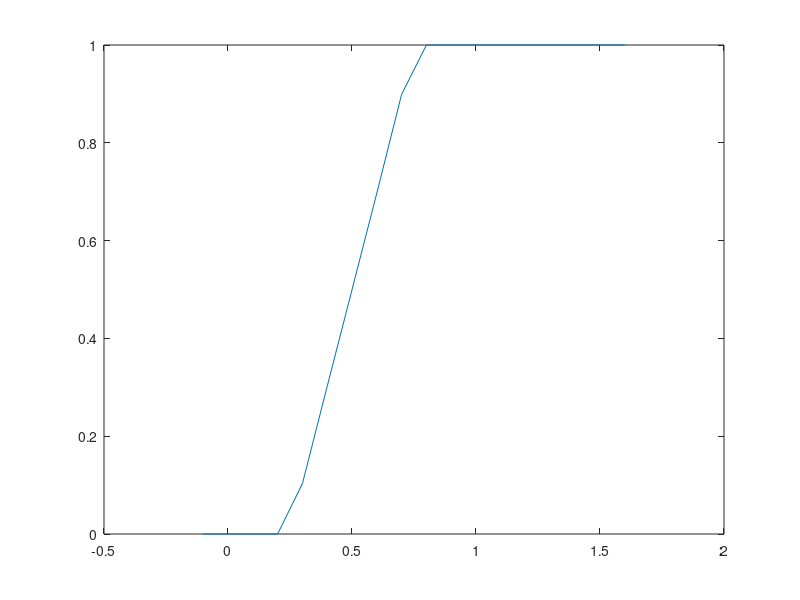

Recreate this plot in MATLAB.
U=unifrnd(0,1,2000,1);
for i=1:2000
if(U(i)>0)&&(U(i)<1)
Z(i)=U(i)/2+1/4;
elseif 
Z(i)=1
endif
endfor

x=-0.1:0.1:1.6
plot(x,empirical_cdf(x,Z))